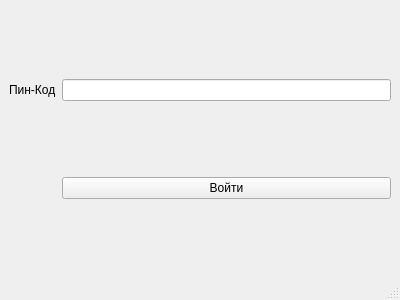
<?xml version="1.0" encoding="UTF-8"?>
<ui version="4.0">
 <class>MainWindow</class>
 <widget class="QMainWindow" name="MainWindow">
  <property name="geometry">
   <rect>
    <x>0</x>
    <y>0</y>
    <width>400</width>
    <height>300</height>
   </rect>
  </property>
  <property name="windowTitle">
   <string>MainWindow</string>
  </property>
  <widget class="QWidget" name="centralwidget">
   <layout class="QGridLayout" name="gridLayout">
    <item row="0" column="0">
     <widget class="QLabel" name="mint">
      <property name="text">
       <string>Пин-Код</string>
      </property>
     </widget>
    </item>
    <item row="0" column="1">
     <widget class="QLineEdit" name="pincode">
      <property name="echoMode">
       <enum>QLineEdit::Password</enum>
      </property>
     </widget>
    </item>
    <item row="1" column="1">
     <widget class="QPushButton" name="pushButton">
      <property name="text">
       <string>Войти</string>
      </property>
     </widget>
    </item>
   </layout>
  </widget>
  <widget class="QMenuBar" name="menubar">
   <property name="geometry">
    <rect>
     <x>0</x>
     <y>0</y>
     <width>400</width>
     <height>21</height>
    </rect>
   </property>
  </widget>
  <widget class="QStatusBar" name="statusbar"/>
 </widget>
 <resources/>
 <connections/>
</ui>
